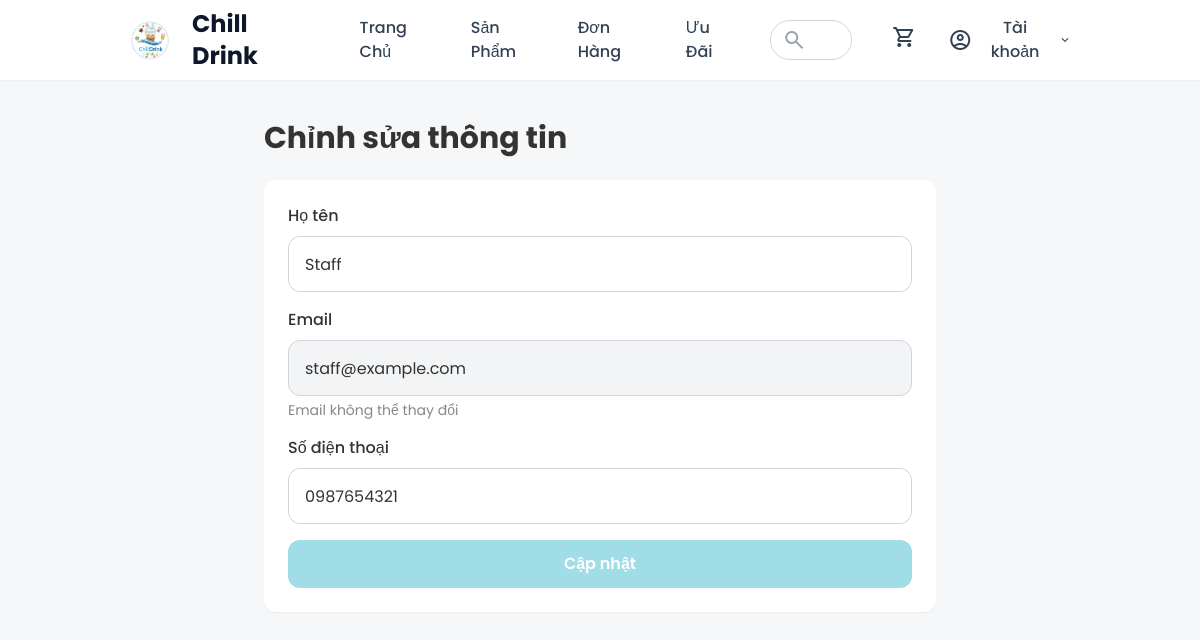
Page /DU_AN_1/base/?action=profile-edit (signed in) on the committed database.
### tables this page shows
CREATE TABLE `users` (
  `id` int(11) NOT NULL,
  `role_id` int(11) NOT NULL DEFAULT 1,
  `name` varchar(150) NOT NULL,
  `email` varchar(150) DEFAULT NULL,
  `avatar` varchar(255) DEFAULT NULL,
  `phone` varchar(30) DEFAULT NULL,
  `password` varchar(255) NOT NULL,
  `is_active` tinyint(1) DEFAULT 1,
  `created_at` datetime DEFAULT current_timestamp(),
  `updated_at` datetime DEFAULT current_timestamp() ON UPDATE current_timestamp()
);

### DU_AN_1/base/dua/controllers/ProfileController.php (called while the page is built, shortened)
<?php
class ProfileController
{
    private $userModel;
    public function __construct()
    {
        $this->userModel = new User();
    }
    public function edit()
    {
        $user = $this->userModel->findById($_SESSION['user']['id']);
        require_once PATH_VIEW . 'profile/edit.php';
    }
}

### DU_AN_1/base/index.php (called while the page is built, shortened)
<?php
spl_autoload_register(function ($class) {
    $fileName = "$class.php";
    $fileModel              = PATH_MODEL . $fileName;
});
require_once './routes/index.php';

### DU_AN_1/base/dua/models/BaseModel.php (called while the page is built, shortened)
<?php
class BaseModel
{
    public function __construct()
    {
        $dsn = sprintf('mysql:host=%s;port=%s;dbname=%s;charset=utf8', DB_HOST, DB_PORT, DB_NAME);
        try {
            $this->pdo = new PDO($dsn, DB_USERNAME, DB_PASSWORD, DB_OPTIONS);
        } catch (PDOException $e) {
            die("Kết nối cơ sở dữ liệu thất bại: {$e->getMessage()}. Vui lòng thử lại sau.");
        }
    }
}

### DU_AN_1/base/dua/models/User.php (called while the page is built, shortened)
<?php
class User extends BaseModel
{
    protected $table = 'users';
    public function findById($id)
    {
        $sql = "SELECT * FROM {$this->table} WHERE id = :id LIMIT 1";
        $stmt = $this->pdo->prepare($sql);
        $stmt->execute([':id' => $id]);
        return $stmt->fetch();
    }
}

### DU_AN_1/base/dua/views/profile/edit.php (the view, shortened to what this page needs)
<!DOCTYPE html>
<html class="light" lang="vi">
<head>
<script src="https://cdn.tailwindcss.com?plugins=forms,container-queries"></script>
</head>
<body class="font-display bg-background-light text-text-main">
<?php require_once PATH_VIEW . 'layouts/header.php'; ?>
<div class="relative flex h-auto min-h-screen w-full flex-col">
<div class="layout-container flex h-full grow flex-col">
<main class="flex flex-1 justify-center py-10 px-4">
<div class="w-full max-w-2xl">
<h1 class="text-3xl font-bold mb-6">Chỉnh sửa thông tin</h1>
<form action="<?= BASE_URL ?>?action=profile-update" method="POST" class="bg-white rounded-lg p-6 shadow-sm space-y-4">
<div class="flex flex-col">
<label class="text-text-main text-base font-medium pb-2" for="name">Họ tên</label>
<input class="form-input w-full rounded-lg border border-gray-300 h-14 p-4 focus:outline-0 focus:ring-2 focus:ring-primary/50" id="name" name="name" type="text" value="<?= htmlspecialchars($_SESSION['old']['name'] ?? $user['name'], ENT_QUOTES, 'UTF-8') ?>" required/>
</div>
<div class="flex flex-col">
<label class="text-text-main text-base font-medium pb-2" for="email">Email</label>
<input class="form-input w-full rounded-lg border border-gray-300 h-14 p-4 bg-gray-100" id="email" type="email" value="<?= htmlspecialchars($user['email'], ENT_QUOTES, 'UTF-8') ?>" disabled/>
<span class="text-text-secondary text-sm mt-1">Email không thể thay đổi</span>
</div>
<div class="flex flex-col">
<label class="text-text-main text-base font-medium pb-2" for="phone">Số điện thoại</label>
<input class="form-input w-full rounded-lg border border-gray-300 h-14 p-4 focus:outline-0 focus:ring-2 focus:ring-primary/50" id="phone" name="phone" type="text" value="<?= htmlspecialchars($_SESSION['old']['phone'] ?? $user['phone'], ENT_QUOTES, 'UTF-8') ?>" required/>
</div>
<button type="submit" class="w-full h-12 bg-primary text-white rounded-lg font-semibold hover:bg-opacity-90 transition-colors">Cập nhật</button>
</form>
</div>
</main>
</div>
</div>
</body>
</html>

### DU_AN_1/base/dua/views/profile/edit.php (style rules this page uses)
body { font-family: 'Poppins', sans-serif; }

### rows in the picture
users: name "Staff", email "staff@example.com", phone "0987654321"

### other values in the picture
$siteName "Chill Drink"
